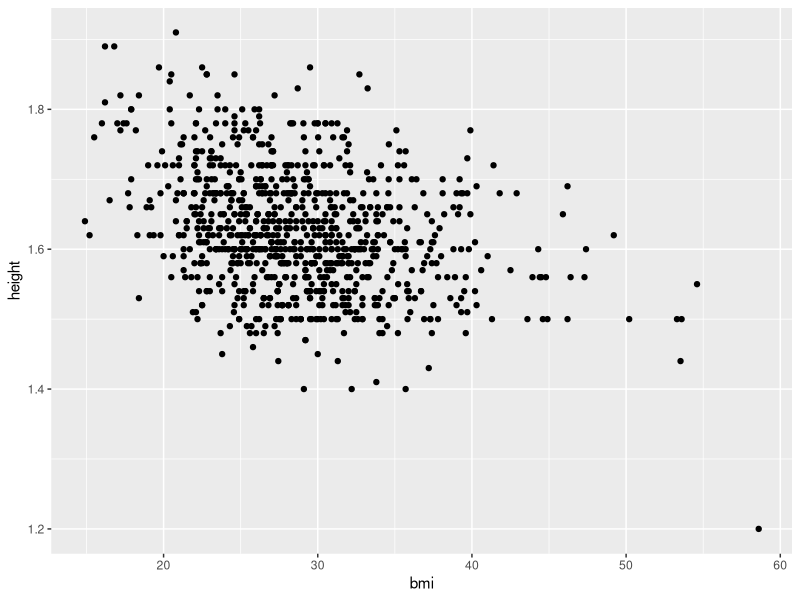
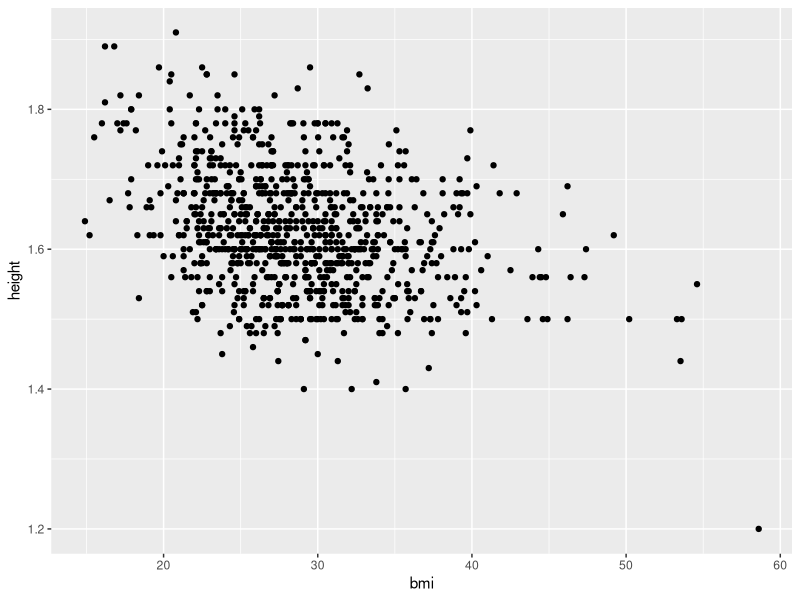

The R script that drew these images, in order: (Note: this script raises an error after producing the figures.)
## ---- chunk 1

require(ggplot2)
require(lubridate)
require(stringr)
require(plyr)
require(dplyr)
require(tidyr)
require(car)


#source("scripts/load_data_first_time.r")
#source("scripts/split_dataset.r")

#####
setwd("E:/repos/Ghana_Infant/")
 data_main <- read.csv("data/csv/data_main.csv") %>% tbl_df()
 data_visits <- read.csv("data/csv/data_visits.csv") %>% tbl_df()
 data_birth_details <- read.csv("data/csv/data_birth_details.csv") %>% tbl_df()
## ---- chunk 2

# Start with data_main

summary(data_main)

# The summary above suggests that many of the variables are interpreted 
# as numeric when instead they should be interpreted as factors (i.e. categorical)
# To do this:

tmp <- c(
  "health_centre",
  "health_status",
  "health_insurance_status",
  "parity",
  "works",
  "occupation_main",
  "religion",
  "belief_cannot_control_health",
  "belief_things_do_affect_pregnancy",
  "behaviours_exercise",
  "behaviours_fruit_veg",
  "behaviours_less_bad_food",
  "behaviours_less_salt",
  "behaviours_eat_protein",
  "behaviours_eat_carbs",
  "behaviours_lower_blood_pressure",
  "behaviours_control_diabetes",
  "behaviours_smoke_less",
  "seen_nurse_last_year",
  "breastfeeding",
  "ante_natal_vitamins",
  "pregnancy_wanted",
  "delivery_complications",
  "family_planning_important",
  "used_contraceptives",
  "family_planning",
  "family_planning_who_responsible",
  "family_planning_charges",
  "family_planning_charges_expensive"
  )

for (i in 1:length(tmp)){
  data_main[[tmp[i]]] <- as.factor(data_main[[tmp[i]]])
}
rm(tmp)

# Now to summarise again

summary(data_main)


###

qplot(bmi, height, data=data_main)


# Suggests just one possible error now, a height under 1.3
## ---- chunk 3

error_df <- data.frame(
  record_number=subset(data_main, height < 1.3)$record_number,
  reason="outlier: low height"
  )

###
## ---- chunk 4

qplot(bmi, height, data=data_main)

# Suggests just one possible error now, a height under 1.3


error_df <- data.frame(
  record_number=subset(data_main, height < 1.3)$record_number,
  reason="outlier: low height"
  )

# Exploring any potential outliers in bp_ratio

qplot(bp_ratio, data=data_main, binwidth=0.1) + geom_vline(aes(xintercept=c(0.32, 2.75)), linetype="dashed")

# adding additional records to error_df

error_df <- rbind(
  error_df,
  data.frame(
    record_number=subset(data_main, bp_ratio < 0.32)$record_number,
    reason="bp ratio almost 0"
    ),
  data.frame(
    record_number=subset(data_main, bp_ratio>2.75)$record_number,
    reason="bp ratio over 2.75"
    )
  )


# Exploring weights
# Very high weights:
qplot(weight, data=data_visits, binwidth=0.2) + geom_vline(aes(xintercept=c(30, 250)), linetype="dashed")

# Adding records to error_df
error_df <- rbind(
  error_df,
  data.frame(
    record_number=subset(data_visits, weight < 30)$record_number,
    reason="weight below 30"
    ),
  data.frame(
    record_number=subset(data_visits, weight > 250)$record_number,
    reason="weight above 250"
    )
  )


## now to look at the visits data

data_visits

qplot(y=weight, x=gestation, data=data_visits) + geom_vline(aes(xintercept=c(50)), linetype="dashed") + 
  geom_hline(aes(yintercept=c(30,250)), linetype="dashed")


error_df <- rbind(
  error_df,
  data.frame(
    record_number=subset(data_visits, gestation > 50)$record_number,
    reason="gestation over 50"
  )
)



# now to try lubridate

dates_of_interest <- data_visits$date

# need to change months into values 


replace_runner <- function(target, pattern, replace){  
  n <- length(pattern)
  for (i in 1:n){
    target <- str_replace_all(target, pattern=pattern[i], replace=replace[i])
  }  
  return(target)
}
  
dates_of_interest <- replace_runner(
  dates_of_interest,
  pattern=c("Jan", "Feb", "Mar", "Apr", "May", "Jun", "Jul", "Aug", "Sep", "Oct", "Nov", "Dec"),
  replace=c("01", "02", "03", "04", "05", "06", "07", "08", "09", "10", "11", "12")
  )


# now to use lubridate, specifying day, month, year format

dates_of_interest <- dmy(dates_of_interest)
data_visits$date <- dates_of_interest

# can now calculate difference in number of days and so on. 

# want to calculate dates since first visit

fn <- function(x){
  t0 <- x$date[x$visit_number==1]
  dates <- x$date
  n <- length(dates)
  days_since_first_visit <- rep(NA, n)
  for (i in 1:n){ 
    tmp <- dates[i] - t0
    days_since_first_visit[i] <- as.numeric(tmp)
    }
  out <- data.frame(x, days_since_first_visit=days_since_first_visit)
  return(out)
}


data_visits <- ddply(data_visits, .(record_number), fn)

# process
# 1) remove NA entries to visit number
# 2) remove negative days_since_first_visit
# 3) remove positive days_since_first_visit greater than top 1% of values

data_visits <- data_visits %>% tbl_df()

data_visits_ok <- data_visits %>% 
  filter(!is.na(date)) %>%
  filter(days_since_first_visit >= 0) %>% 
  filter(days_since_first_visit < quantile(data_visits$days_since_first_visit, 0.99, na.rm=T)) %>%
  filter(weight > 30 & weight < 250) %>%
  filter(gestation < 50)

# Plot days since first visit and visit number 
# for the records still retained


qplot(
  x=visit_number,
  y=days_since_first_visit, 
  group=record_number,
  colour=record_number,
  data=data_visits_ok,
  geom="line"
  )

qplot(
  x=days_since_first_visit,
  y=weight, 
  data=data_visits_ok
) + geom_hline(mapping=aes(yintercept=c(30,250)), linetype="dashed")


#Saving file with records that seem OK
# (Commenting out as file already created)

# write.csv(
#   data_visits_ok,
#   file="data/data_visits_with_days_since_first_visit_ok_only.csv",
#   row.names=F
#   )

# Take a random sample of 25 records and display change in weight over time

tmp <- data_visits_ok %>% select(record_number) %>% unique() %>% sample_n(25) %>% unlist() %>% as.numeric()

data_visits_ok %>% filter(record_number %in% tmp) %>% ggplot() +
  geom_line(aes(x=visit_number, y=weight)) +
  facet_wrap( ~ record_number)

